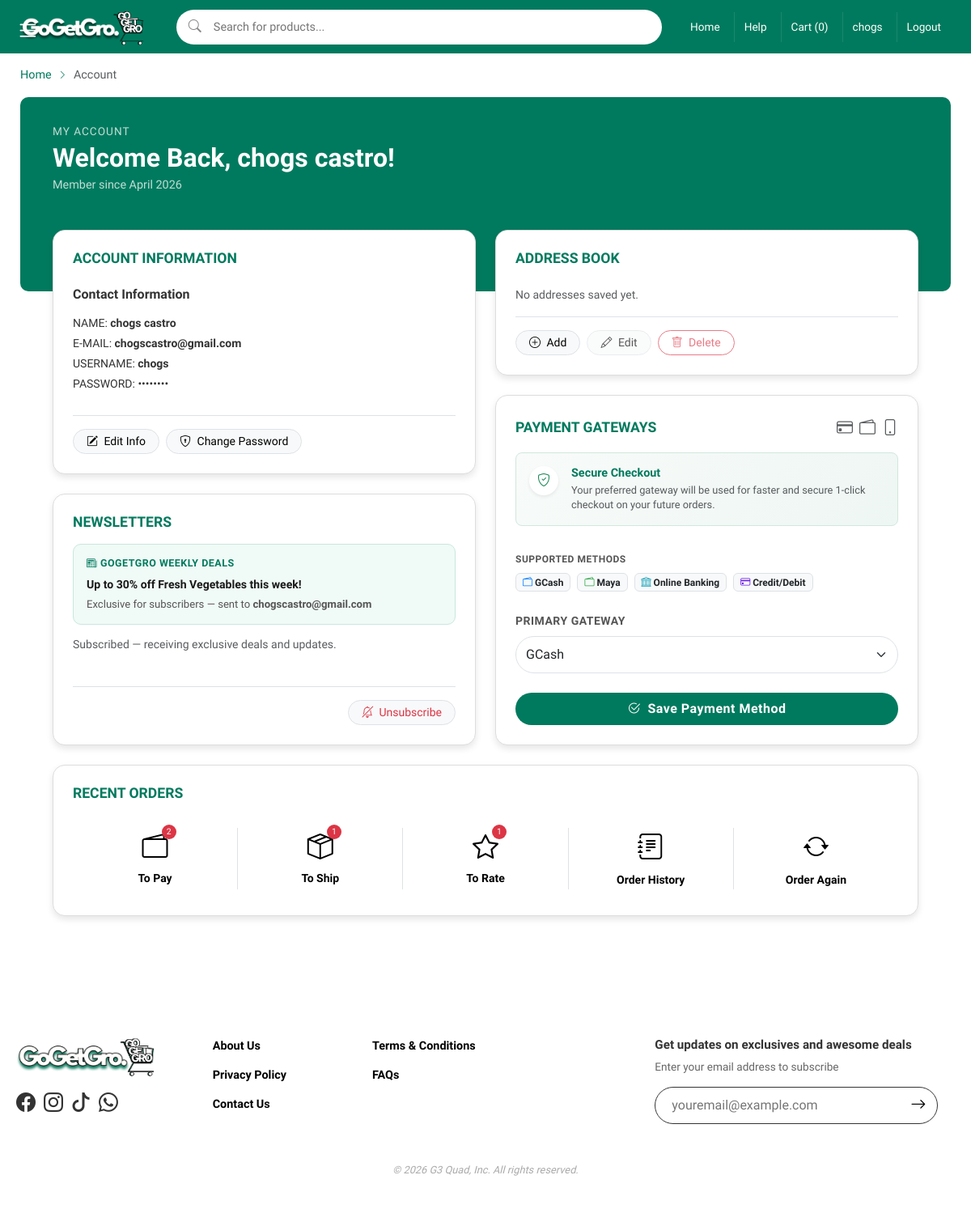
The app's page /profile.php (signed in) with its own data.
### tables this page shows
CREATE TABLE `users` (
  `id` int(11) NOT NULL,
  `full_name` varchar(120) NOT NULL,
  `username` varchar(60) NOT NULL,
  `email` varchar(150) NOT NULL,
  `password_hash` varchar(255) NOT NULL,
  `created_at` timestamp NOT NULL DEFAULT current_timestamp(),
  `newsletter_subscribed` tinyint(1) NOT NULL DEFAULT 1
);

### includes/store.php (called while the page is built, shortened)
<?php
function is_logged_in(): bool
{
    return isset($_SESSION['user']);
}
function current_user(): ?array
{
    return $_SESSION['user'] ?? null;
}
function cart_items_count(): int
{
    if (is_logged_in()) {
        global $db;
        $user = current_user();
        $stmt = $db->prepare('SELECT SUM(quantity) as total FROM cart_items WHERE user_id = ?');
        $stmt->bind_param('i', $user['id']);
        $stmt->execute();
        $result = $stmt->get_result()->fetch_assoc();
        return (int) ($result['total'] ?? 0);
    }
    return array_sum($_SESSION['cart'] ?? []);
}
function get_user_payment_gateways(int $userId): array
{
    global $db;
    $stmt = $db->prepare('SELECT id, gateway_key FROM user_payment_gateways WHERE user_id = ?');
    $stmt->bind_param('i', $userId);
    $stmt->execute();
    return $stmt->get_result()->fetch_all(MYSQLI_ASSOC);
}
function get_user_orders(int $userId): array
{
    global $db;
    $stmt = $db->prepare('SELECT id, order_number, status, fulfillment_type, total_amount, created_at FROM orders WHERE user_id = ? ORDER BY created_at DESC');
    $stmt->bind_param('i', $userId);
    $stmt->execute();
    return $stmt->get_result()->fetch_all(MYSQLI_ASSOC);
}
function payment_gateways(): array
{
    return [
        'gcash'      => 'GCash',
        'maya'       => 'Maya',
        'bdo'        => 'BDO Online Banking',
        'bpi'        => 'BPI Online Banking',
        'metrobank'  => 'Metrobank Online',
        'unionbank'  => 'UnionBank Online',
        'seabank'    => 'SeaBank',
        'cimb'       => 'CIMB Bank',
        'instapay'   => 'InstaPay',
        'dragonpay'  => 'DragonPay',
    ];
}

### profile.php (the view, shortened to what this page needs)
<?php
require_once __DIR__ . '/includes/header.php';
$addresses  = get_user_addresses($user['id']);
$gateways   = get_user_payment_gateways($user['id']);
$orders     = get_user_orders($user['id']);
$toPay      = array_filter($orders, fn($o) => $o['status'] === 'To Pay');
$toShip     = array_filter($orders, fn($o) => $o['status'] === 'To Ship');
$toRate     = array_filter($orders, fn($o) => $o['status'] === 'To Rate');
$allGateways = payment_gateways();
$savedGwKeys = array_column($gateways, 'gateway_key');
$userStmt = $db->prepare('SELECT * FROM users WHERE id = ?');
$userStmt->bind_param('i', $user['id']);
$userStmt->execute();
$dbUser = $userStmt->get_result()->fetch_assoc();
if ($dbUser) {
    $user = array_merge($user, $dbUser);
}
$isSubscribed = (bool)($user['newsletter_subscribed'] ?? 1);
?>
    <main class="content-wrapper">
        <nav aria-label="breadcrumb" class="my-3">
            <ol class="breadcrumb m-0" style="font-size: 0.9rem;">
                <li class="breadcrumb-item"><a href="index.php" style="color: var(--primary-green); text-decoration: none;">Home</a></li>
                <li class="px-2" style="color: var(--primary-green);"><i class="bi bi-chevron-right" style="font-size: 0.7rem;"></i></li>
                <li class="breadcrumb-item active" aria-current="page">Account</li>
            </ol>
        </nav>
        <section class="profile-header p-4 mb-0 d-flex align-items-center" style="min-height:160px;">
            <div>
                <p class="mb-1 text-white opacity-75" style="font-size:0.85rem;text-transform:uppercase;letter-spacing:1px;">My Account</p>
                <h2 class="fw-bold m-0" style="font-size:2rem;">Welcome Back, <?= htmlspecialchars($user['full_name'] ?: $user['username']) ?>!</h2>
                <p class="mb-0 mt-1 text-white opacity-75" style="font-size:0.9rem;">Member since <?= date('F Y', strtotime($user['created_at'])) ?></p>
            </div>
        </section>
        <div class="row g-4 overlap-row">
            <div class="col-lg-6 d-flex flex-column">
                <div class="profile-card p-4 mb-4">
                    <h5 class="section-title mb-4">ACCOUNT INFORMATION</h5>
                    <div class="mb-4">
                        <h6 class="fw-bold mb-3">Contact Information</h6>
                        <p class="mb-1 small">NAME: <strong><?= htmlspecialchars($user['full_name'] ?? '—') ?></strong></p>
                        <p class="mb-1 small">E-MAIL: <strong><?= htmlspecialchars($user['email']) ?></strong></p>
                        <p class="mb-1 small">USERNAME: <strong><?= htmlspecialchars($user['username']) ?></strong></p>
                        <p class="mb-1 small">PASSWORD: ••••••••</p>
                    </div>
                    <div class="d-flex flex-wrap gap-2 mt-auto pt-3 border-top">
                        <button type="button" class="btn btn-light btn-sm border rounded-pill px-3" data-bs-toggle="modal" data-bs-target="#editInfoModal">
                            <i class="bi bi-pencil-square me-1"></i> Edit Info
                        </button>
                        <button type="button" class="btn btn-light btn-sm border rounded-pill px-3" data-bs-toggle="modal" data-bs-target="#passwordModal">
                            <i class="bi bi-shield-lock me-1"></i> Change Password
                        </button>
                    </div>
                </div>
                <div class="profile-card p-4 flex-grow-1">
                    <h5 class="section-title mb-3">NEWSLETTERS</h5>
                    <?php if ($isSubscribed): ?>
                        <div style="background:#f0faf6;border-radius:10px;padding:14px 16px;margin-bottom:14px;border:1px solid #c8e8de;">
                            <div style="font-size:.78rem;color:#007a5e;font-weight:700;text-transform:uppercase;letter-spacing:.5px;margin-bottom:6px;"><i class="bi bi-newspaper me-1"></i>GoGetGro Weekly Deals</div>
                            <div style="font-size:.88rem;font-weight:600;color:#1a1a1a;margin-bottom:4px;">Up to 30% off Fresh Vegetables this week!</div>
                            <div style="font-size:.82rem;color:#555;">Exclusive for subscribers &mdash; sent to <strong><?= htmlspecialchars($user['email']) ?></strong></div>
                        </div>
                        <p class="small mb-0 text-muted">Subscribed — receiving exclusive deals and updates.</p>
                    <?php else: ?>
                        <p class="small mb-0 text-muted">You are not subscribed to our newsletter. Subscribe to receive exclusive deals!</p>
                    <?php endif; ?>
                    <div class="mt-auto pt-3 border-top text-end">
                        <form method="POST" action="toggle-newsletter.php" style="display:inline;">
                            <?php if ($isSubscribed): ?>
                                <button type="submit" class="btn btn-light btn-sm border text-danger rounded-pill px-3">
                                    <i class="bi bi-bell-slash me-1"></i> Unsubscribe
                                </button>
                            <?php else: ?>
                                <button type="submit" class="btn btn-light btn-sm border text-success rounded-pill px-3">
                                    <i class="bi bi-bell me-1"></i> Subscribe
                                </button>
                            <?php endif; ?>
                        </form>
                    </div>
                </div>
            </div>
            <div class="col-lg-6 d-flex flex-column">
                <div class="profile-card p-4 mb-4">
                    <h5 class="section-title mb-4">ADDRESS BOOK</h5>
                    <?php if (empty($addresses)): ?>
                        <p class="text-muted small">No addresses saved yet.</p>
                    <?php endif; ?>
                    <div class="d-flex flex-wrap gap-2 mt-auto pt-3 border-top">
                        <button type="button" class="btn btn-light btn-sm border rounded-pill px-3" data-bs-toggle="modal" data-bs-target="#addAddressModal">
                            <i class="bi bi-plus-circle me-1"></i> Add
                        </button>
                        <button type="button" class="btn btn-light btn-sm border rounded-pill px-3" data-bs-toggle="modal" data-bs-target="#editAddressModal" <?= empty($addresses) ? 'disabled' : '' ?>>
                            <i class="bi bi-pencil me-1"></i> Edit
                        </button>
                        <button type="button" class="btn btn-outline-danger btn-sm rounded-pill px-3" data-bs-toggle="modal" data-bs-target="#deleteAddressModal" <?= empty($addresses) ? 'disabled' : '' ?>>
                            <i class="bi bi-trash me-1"></i> Delete
                        </button>
                    </div>
                </div>
                <div class="profile-card p-4 flex-grow-1">
                    <div class="d-flex justify-content-between align-items-center mb-3">
                        <h5 class="section-title m-0">PAYMENT GATEWAYS</h5>
                        <div class="d-flex gap-2">
                            <i class="bi bi-credit-card fs-5 text-muted"></i>
                            <i class="bi bi-wallet2 fs-5 text-muted"></i>
                            <i class="bi bi-phone fs-5 text-muted"></i>
                        </div>
                    </div>
                    <div class="p-3 mb-4 rounded-3" style="background: linear-gradient(135deg, #f8fbf9 0%, #eef6f3 100%); border: 1px solid #d0e8de;">
                        <div class="d-flex align-items-start">
                            <div class="bg-white rounded-circle p-2 d-flex align-items-center justify-content-center shadow-sm me-3" style="width: 36px; height: 36px; flex-shrink: 0;">
                                <i class="bi bi-shield-check text-success fs-6"></i>
                            </div>
                            <div>
                                <h6 class="fw-bold mb-1" style="color: #007a5e; font-size: 0.9rem;">Secure Checkout</h6>
                                <p class="small text-muted mb-0" style="font-size: 0.8rem; line-height: 1.4;">Your preferred gateway will be used for faster and secure 1-click checkout on your future orders.</p>
                            </div>
                        </div>
                    </div>
                    <div class="mt-2 mb-4">
                        <p class="small fw-bold text-uppercase mb-2" style="letter-spacing: 0.5px; color: #555; font-size: 0.75rem;">Supported Methods</p>
                        <div class="d-flex flex-wrap gap-2">
                            <span class="badge bg-light text-dark border px-2 py-1"><i class="bi bi-wallet2" style="color: #007bff;"></i> GCash</span>
                            <span class="badge bg-light text-dark border px-2 py-1"><i class="bi bi-wallet2" style="color: #28a745;"></i> Maya</span>
                            <span class="badge bg-light text-dark border px-2 py-1"><i class="bi bi-bank" style="color: #17a2b8;"></i> Online Banking</span>
                            <span class="badge bg-light text-dark border px-2 py-1"><i class="bi bi-credit-card" style="color: #6610f2;"></i> Credit/Debit</span>
                        </div>
                    </div>
                    <form method="POST" action="save-gateway.php" class="mt-auto">
                        <div class="mb-4">
                            <label class="form-label small fw-bold text-uppercase" style="letter-spacing: 0.5px; color: #555;">Primary Gateway</label>
                            <select name="gateways[]" class="form-select rounded-pill" id="profileGatewaySelect" style="padding-top: 10px; padding-bottom: 10px;">
                                <?php foreach ($allGateways as $key => $name): ?>
                                    <option value="<?= $key ?>" <?= in_array($key, $savedGwKeys) ? 'selected' : '' ?>>
                                        <?= htmlspecialchars($name) ?>
                                    </option>
                                <?php endforeach; ?>
                            </select>
                        </div>
                        <button type="submit" class="btn btn-gogetgro w-100 rounded-pill py-2 fw-bold" style="letter-spacing: 0.5px;">
                            <i class="bi bi-check2-circle me-1"></i> Save Payment Method
                        </button>
                    </form>
                </div>
            </div>
        </div>
        <div class="overlap-row mt-4 mb-5">
            <div class="profile-card p-4">
                <h5 class="section-title mb-4">RECENT ORDERS</h5>
                <div class="row text-center order-status-bar g-0 py-2">
                    <a class="col text-decoration-none text-dark" href="orderhistory.php?tab=to-pay" style="cursor:pointer;">
                        <div class="order-tab-icon">
                            <i class="bi bi-wallet2 fs-2 d-block mb-1"></i>
                            <?php if (count($toPay)): ?><span class="badge-count"><?= count($toPay) ?></span><?php endif; ?>
                        </div>
                        <small class="d-block">To Pay</small>
                    </a>
                    <a class="col border-start text-decoration-none text-dark" href="orderhistory.php?tab=to-ship" style="cursor:pointer;">
                        <div class="order-tab-icon">
                            <i class="bi bi-box-seam fs-2 d-block mb-1"></i>
                            <?php if (count($toShip)): ?><span class="badge-count"><?= count($toShip) ?></span><?php endif; ?>
                        </div>
                        <small class="d-block">To Ship</small>
                    </a>
                    <a class="col border-start text-decoration-none text-dark" href="orderhistory.php?tab=to-rate" style="cursor:pointer;">
                        <div class="order-tab-icon">
                            <i class="bi bi-star fs-2 d-block mb-1"></i>
                            <?php if (count($toRate)): ?><span class="badge-count"><?= count($toRate) ?></span><?php endif; ?>
                        </div>
                        <small class="d-block">To Rate</small>
                    </a>
                    <div class="col border-start" style="cursor:pointer;">
                        <a href="orderhistory.php" style="text-decoration:none;color:inherit;">
                            <i class="bi bi-journal-text fs-2 d-block mb-1"></i>
                            <small>Order History</small>
                        </a>
                    </div>
                    <div class="col border-start" style="cursor:pointer;">
                        <a href="order-again.php" style="text-decoration:none;color:inherit;">
                            <i class="bi bi-arrow-repeat fs-2 d-block mb-1"></i>
                            <small>Order Again</small>
                        </a>
                    </div>
                </div>
            </div>
        </div>
    </main>
<?php require_once __DIR__ . '/includes/footer.php'; ?>

### records on screen
users: full_name "chogs castro", created_at "April 2026", email "chogscastro@gmail.com", username "chogs"

### other values on screen
cart_items_count() "0"
$user['username'] "chogs"
count($toPay) "2"
count($toShip) "1"
count($toRate) "1"
form field value "GCash"
